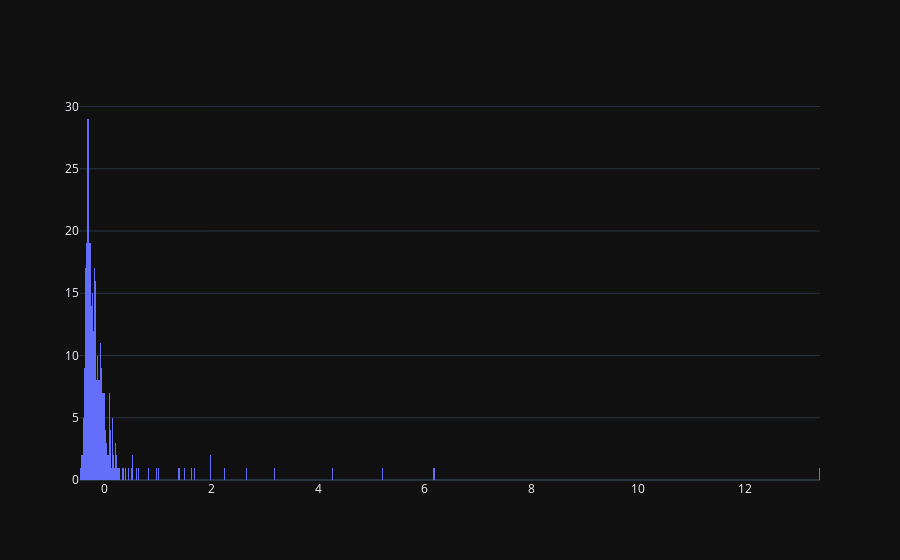

Notebook cell for this chart:
### Code cell
fig = go.Figure()
fig.add_trace(go.Histogram(x = ((df['ROE']-df['ROE'].mean())/df['ROE'].std()), nbinsx=1000))

### Figure 1 — Plotly figure (JSON) as saved in the notebook; plotly's stock layout.template omitted (floating-point values rounded to 4 significant figures; data arrays with more than 128 entries replaced by an {"elided": "..."} marker saying what was removed)
{"data": [{"nbinsx": 1000, "type": "histogram", "x": {"elided": "328 float values"}}], "layout": {}}
